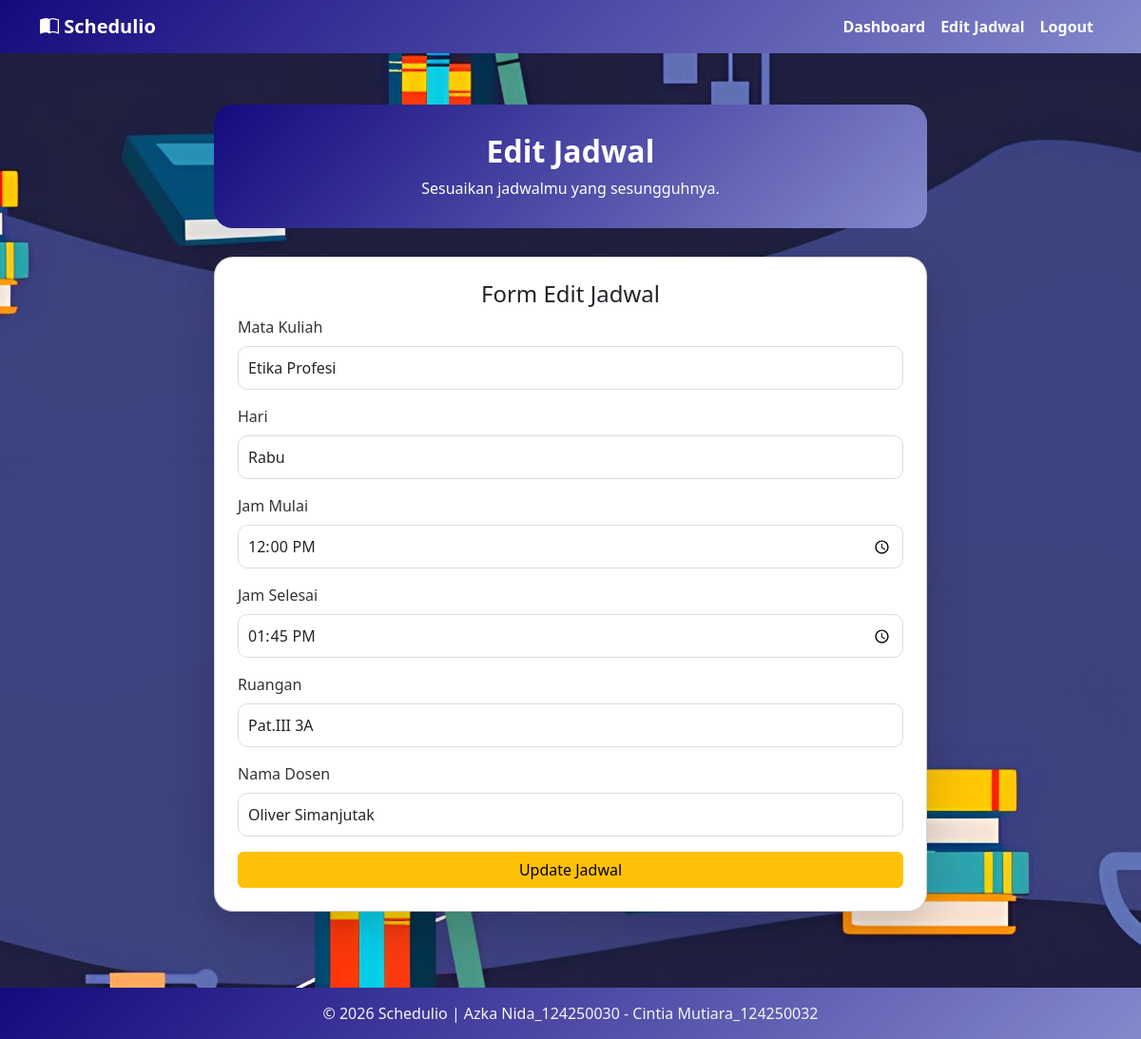
The page /editJadwal.php?id=9 on the database its author committed.
### tables this page shows
CREATE TABLE `jadwal` (
  `id` int(11) NOT NULL,
  `user_id` int(11) DEFAULT NULL,
  `matkul` varchar(100) DEFAULT NULL,
  `hari` varchar(20) DEFAULT NULL,
  `jam_mulai` time DEFAULT NULL,
  `jam_selesai` time DEFAULT NULL,
  `ruangan` varchar(100) DEFAULT NULL,
  `dosen` varchar(100) DEFAULT NULL
);

### editJadwal.php (the view, shortened to what this page needs)
<?php
    include 'koneksi.php';
    $id = $_GET['id'];
    $data = mysqli_fetch_assoc(mysqli_query($koneksi, "SELECT * FROM jadwal WHERE id='$id'"));
?>
<!DOCTYPE html>
<html lang="en">
<head>
    <link href="https://cdn.jsdelivr.net/npm/bootstrap@5.3.8/dist/css/bootstrap.min.css" rel="stylesheet">
    <link rel="stylesheet" href="https://cdn.jsdelivr.net/npm/bootstrap-icons@1.13.1/font/bootstrap-icons.min.css">
</head>
<body>
    <nav class="navbar navbar-expand-lg navbar-dark">
        <div class="container">
            <a class="navbar-brand"><i class="bi bi-book-half"></i> Schedulio</a>
            <div class="collapse navbar-collapse" id="navbarNav">
                <ul class="navbar-nav ms-auto">
                    <li class="nav-item">
                        <a class="nav-link" href="dashboard.php">Dashboard</a>
                    </li>
                    <li class="nav-item">
                        <a class="nav-link active" href="#">Edit Jadwal</a>
                    </li>
                    <li class="nav-item">
                        <a class="nav-link" href="logout.php">Logout</a>
                    </li>
                </ul>
            </div>
        </div>
    </nav>
    <div class="container main-container">
        <div class="header">
            <h2>Edit Jadwal</h2>
            <p class="mb-0">
                Sesuaikan jadwalmu yang sesungguhnya.
            </p>
        </div>
        <div class="card p-4 shadow-lg mx-auto edit-card">
            <h4 class="mb-2 text-center">Form Edit Jadwal</h4>
            <form method="POST">
                <div class="mb-3">
                    <label class="form-label">Mata Kuliah</label>
                    <input type="text" name="matkul" class="form-control" placeholder="Masukkan mata pelajaran" value="<?= $data['matkul']; ?>" required>
                </div>
                <div class="mb-3">
                    <label class="form-label">Hari</label>
                    <select name="hari" class="form-control" required>
                        <option value="Rabu" <?= ($data['hari']=='Rabu') ? 'selected' : ''; ?>>Rabu</option>
                    </select>
                </div>
                <div class="mb-3">
                    <label class="form-label">Jam Mulai</label>
                    <input type="time" name="jam_mulai" class="form-control" value="<?= $data['jam_mulai']; ?>" required>
                </div>
                <div class="mb-3">
                    <label class="form-label">Jam Selesai</label>
                    <input type="time" name="jam_selesai" class="form-control" value="<?= $data['jam_selesai']; ?>" required>
                </div>
                <div class="mb-3">
                    <label class="form-label">Ruangan</label>
                    <input type="text" name="ruangan" class="form-control" placeholder="Masukkan ruangan" value="<?= $data['ruangan']; ?>" required>
                </div>
                <div class="mb-3">
                    <label class="form-label">Nama Dosen</label>
                    <input type="text" name="dosen" class="form-control" placeholder="Masukkan nama dosen" value="<?= $data['dosen']; ?>" required>
                </div>
                <button type="submit" name="update" class="btn btn-warning w-100 btn-custom">
                    Update Jadwal
                </button>
            </form>
        </div>
    </div>
    <footer class="text-center text-lg-start">
      <div class="text-center" style="color: whitesmoke;">
        © 2026 Schedulio | Azka Nida_124250030 - Cintia Mutiara_124250032
      </div>
    </footer>
</body>
</html>

### editJadwal.php (style rules this page uses)
body { background: url('img/bghome.jpeg') no-repeat center center fixed; background-size: cover; background-color: rgb(150, 158, 209); padding-top: 70px; }
.navbar { background: linear-gradient(135deg, #140a7e, #8489cc); position: fixed; top: 0; width: 100%; z-index: 1000; }
.navbar-brand, .nav-link { font-weight: bold; color: white; }
footer { background: linear-gradient(135deg, #140a7e, #8489cc); color: white; text-align: center; padding: 15px; margin-top: 40px; }
.form-control { border-radius: 10px; padding: 10px; border: 1px solid #ddd; }
.main-container { padding: 40px 20px; }
.header { background: linear-gradient(135deg, #140a7e, #8489cc); color: white; padding: 30px; border-radius: 20px; text-align: center; margin-bottom: 30px; max-width: 750px; margin-left: auto; margin-right: auto; }
.header h2 { font-weight: bold; }
.card { background: white; border-radius: 20px; padding: 30px; box-shadow: 0 5px 15px rgba(0,0,0,0.05); }
.edit-card { max-width: 750px; margin: 0 auto; }
.form-label { font-weight: 500; margin-bottom: 8px; color: #333; }

### rows shown on the page
jadwal: matkul "Etika Profesi", hari "Rabu", jam_mulai "12:00:00", jam_selesai "13:45:00", ruangan "Pat.III 3A", dosen "Oliver Simanjutak"
